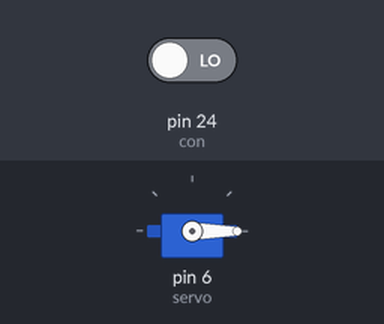
Recording of a sketch running on a simulated Arduino Mega 2560, built with avr-gcc and run on an emulated ATmega2560. On the bench: servo. The test bench sets the inputs (shaded band); at power-on: pin 24 (con) LOW. What the sketch prints to the serial monitor is not drawn.

Above: at 1.2 s.
1.3 s: pin 24 (con) driven HIGH
At 2.5 s:
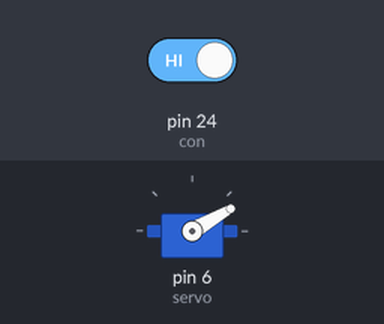
2.8 s: pin 24 (con) driven LOW
At 3.6 s:
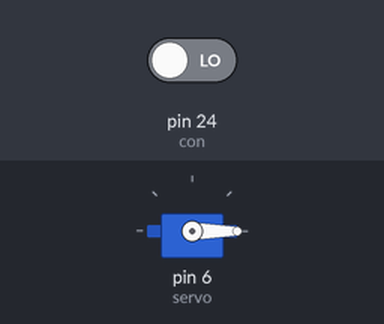
Timing chart, 0 to 5.8 s (numbered marks = the images above; inputs shaded):
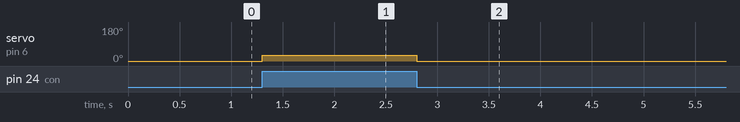

Measured:
- after the input at 1.3 s, servo on pin 6 (servo): 0° → 30° at once
- after the input at 2.8 s, servo on pin 6 (servo): 30° → 0° at once

The sketch:

arm_gripper_______.ino
```cpp
#include <Wire.h>
#include <Servo.h> // import the servo library

//arm gripper
int servo = 6 ;
Servo myservo;

int con = 24 ;

int c1; // checkers

void setup() {
  myservo.attach(servo);

  pinMode(con,INPUT);

  Serial.begin(9600);

  c1 = 0;
  myservo.write(0);
}

void loop() {

  digitalRead(con);

  if(digitalRead(con) == HIGH)
  {
    myservo.write(30);
    c1 = 1;
  }
  else
  {
    myservo.write(0);
    c1 = 0;
  }

  Serial.println(c1);


}
```
